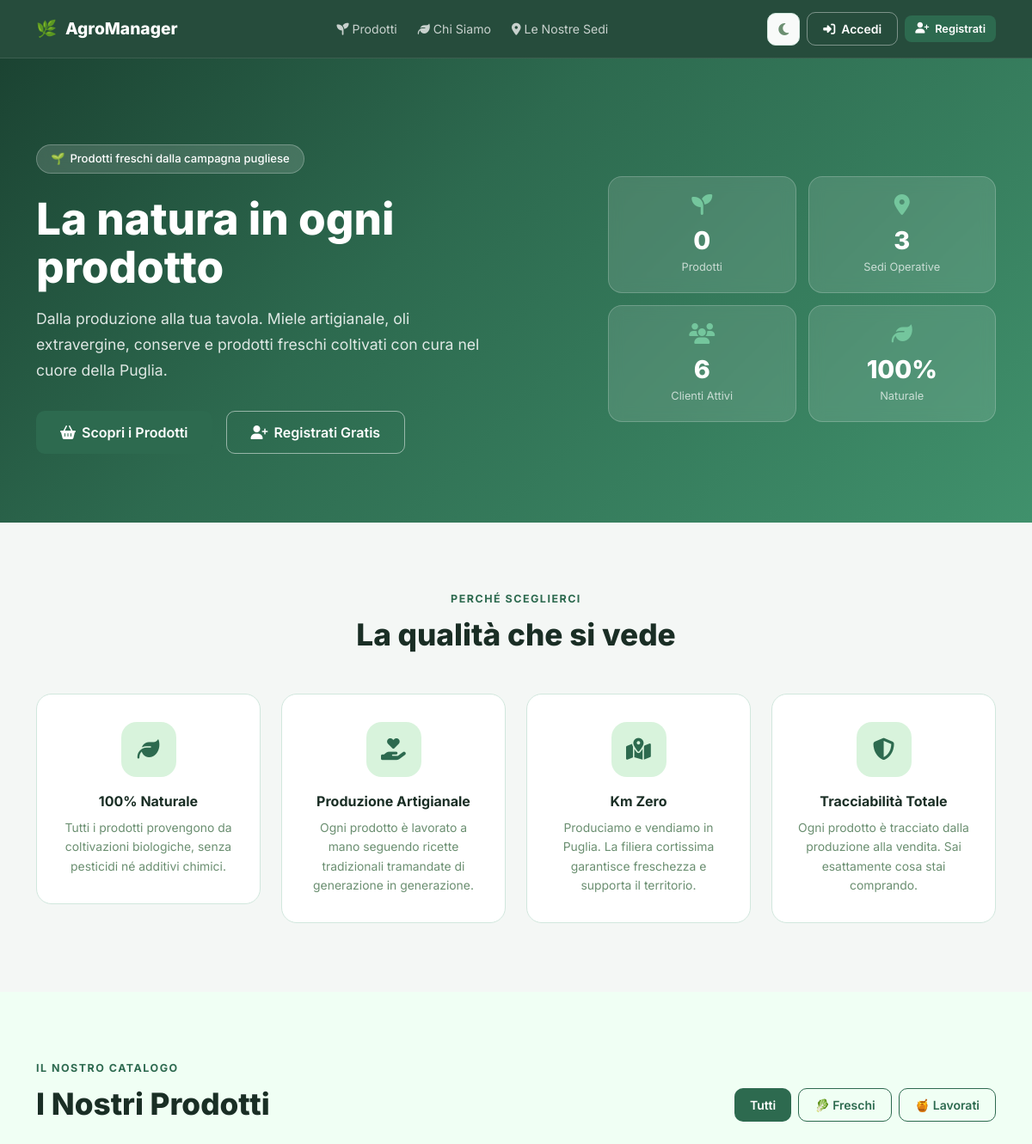
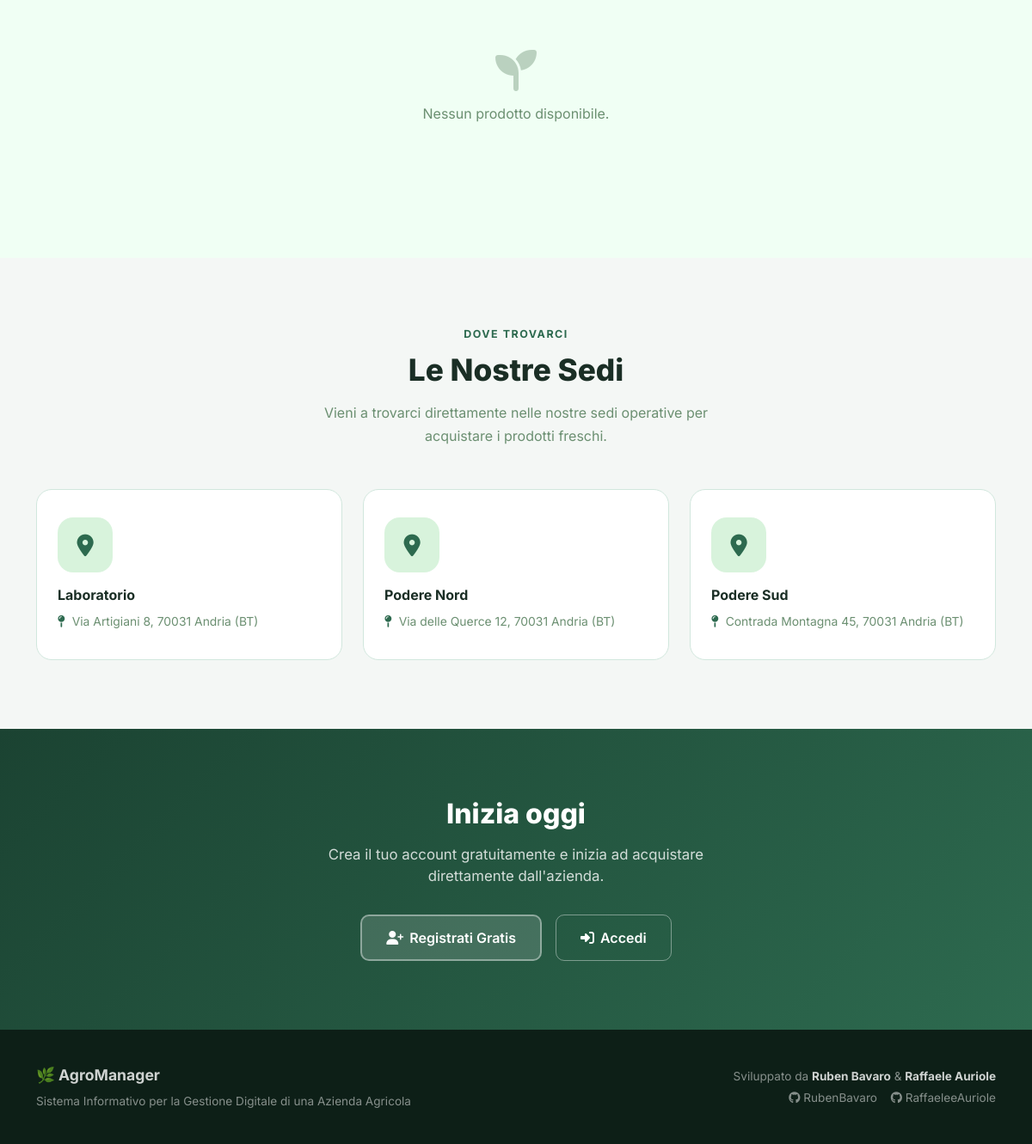
The app's page /root/src/homepage.php with its own data (2 pictures, top to bottom).
### tables this page shows
CREATE TABLE SEDE (
    idSede    INT AUTO_INCREMENT PRIMARY KEY,
    nomeSede  VARCHAR(100) NOT NULL,
    indirizzo TEXT
);

### root/src/config/db.php (called while the page is built, shortened)
<?php
function h(mixed $v): string {
    return htmlspecialchars((string)($v ?? ''), ENT_QUOTES, 'UTF-8');
}

### root/src/homepage.php (the view, shortened to what this page needs)
<?php
require_once 'config/db.php';
$isLogged = isset($_SESSION['user']);
$userRuolo = $_SESSION['user']['ruolo'] ?? '';
$isAdmin   = in_array($userRuolo, ['superadmin','sede_admin']);
$isCliente = $userRuolo === 'cliente';
$prodotti = $pdo->query("
    SELECT p.*, c.nomeCategoria
    FROM PRODOTTO p
    LEFT JOIN CATEGORIA c ON p.idCategoria = c.idCategoria
    ORDER BY p.tipoProdotto DESC, p.nome
")->fetchAll();
$stats = [
    'prodotti' => $pdo->query("SELECT COUNT(*) FROM PRODOTTO")->fetchColumn(),
    'sedi'     => $pdo->query("SELECT COUNT(*) FROM SEDE")->fetchColumn(),
    'clienti'  => $pdo->query("SELECT COUNT(*) FROM CLIENTE")->fetchColumn(),
];
?>
<!DOCTYPE html>
<html lang="it" data-theme="light">
<head>
  <link href="https://cdn.jsdelivr.net/npm/bootstrap@5.3.3/dist/css/bootstrap.min.css" rel="stylesheet">
  <link href="https://cdnjs.cloudflare.com/ajax/libs/font-awesome/6.5.0/css/all.min.css" rel="stylesheet">
  <link href="assets/css/style.css" rel="stylesheet">
</head>
<body>
<nav class="pub-nav">
  <div class="container">
    <div class="d-flex align-items-center justify-content-between flex-wrap gap-2">
      <a href="homepage.php" class="pub-nav-brand text-decoration-none">
        <span>🌿</span> AgroManager
      </a>
      <div class="d-none d-md-flex align-items-center gap-4" style="font-size:.88rem">
        <a href="#prodotti" style="color:rgba(255,255,255,.75);transition:color .2s" onmouseover="this.style.color='#fff'" onmouseout="this.style.color='rgba(255,255,255,.75)'">
          <i class="fa-solid fa-seedling me-1"></i>Prodotti
        </a>
        <a href="#chi-siamo" style="color:rgba(255,255,255,.75);transition:color .2s" onmouseover="this.style.color='#fff'" onmouseout="this.style.color='rgba(255,255,255,.75)'">
          <i class="fa-solid fa-leaf me-1"></i>Chi Siamo
        </a>
        <a href="#sedi" style="color:rgba(255,255,255,.75);transition:color .2s" onmouseover="this.style.color='#fff'" onmouseout="this.style.color='rgba(255,255,255,.75)'">
          <i class="fa-solid fa-location-dot me-1"></i>Le Nostre Sedi
        </a>
      </div>
      <div class="pub-nav-actions">
        <button class="theme-toggle" id="themeToggle" title="Cambia tema">
          <i class="fa-solid fa-moon" id="themeIcon"></i>
        </button>
        <?php if ($isAdmin): ?>
          <a href="dashboard.php" class="btn-ag btn-ag-sm">
            <i class="fa-solid fa-gauge-high"></i> Dashboard
          </a>
        <?php else: ?>
          <a href="login.php" class="btn-ag-outline btn-ag-sm" style="color:#fff;border-color:rgba(255,255,255,.4)">
            <i class="fa-solid fa-right-to-bracket"></i> Accedi
          </a>
          <a href="register.php" class="btn-ag btn-ag-sm">
            <i class="fa-solid fa-user-plus"></i> Registrati
          </a>
        <?php endif; ?>
      </div>
    </div>
  </div>
</nav>
<section class="hero">
  <div class="container hero-content">
    <div class="row align-items-center g-4">
      <div class="col-lg-7">
        <div class="hero-badge">
          <span>🌱</span> Prodotti freschi dalla campagna pugliese
        </div>
        <h1>La natura in ogni<br>prodotto</h1>
        <p>Dalla produzione alla tua tavola. Miele artigianale, oli extravergine, conserve e prodotti freschi coltivati con cura nel cuore della Puglia.</p>
        <div class="d-flex flex-wrap gap-3">
          <a href="#prodotti" class="btn-ag" style="font-size:1rem;padding:13px 28px">
            <i class="fa-solid fa-basket-shopping"></i> Scopri i Prodotti
          </a>
          <?php if (!$isLogged): ?>
          <a href="register.php" class="btn-ag-outline" style="font-size:1rem;padding:12px 28px;color:#fff;border-color:rgba(255,255,255,.5)">
            <i class="fa-solid fa-user-plus"></i> Registrati Gratis
          </a>
          <?php elseif ($isCliente): ?>
          <a href="carrello.php" class="btn-ag-outline" style="font-size:1rem;padding:12px 28px;color:#fff;border-color:rgba(255,255,255,.5)">
            <i class="fa-solid fa-basket-shopping"></i> Vai al Carrello
          </a>
          <?php endif; ?>
        </div>
      </div>
      <div class="col-lg-5 d-none d-lg-block">
        <div class="d-grid" style="grid-template-columns:1fr 1fr;gap:14px">
          <?php foreach ([
            ['value'=>$stats['prodotti'],'label'=>'Prodotti','icon'=>'fa-seedling'],
            ['value'=>$stats['sedi'],    'label'=>'Sedi Operative','icon'=>'fa-location-dot'],
            ['value'=>$stats['clienti'], 'label'=>'Clienti Attivi','icon'=>'fa-users'],
            ['value'=>'100%',            'label'=>'Naturale','icon'=>'fa-leaf'],
          ] as $hs): ?>
          <div style="background:rgba(255,255,255,.12);backdrop-filter:blur(8px);border:1px solid rgba(255,255,255,.2);border-radius:16px;padding:20px;text-align:center">
            <i class="fa-solid <?= $hs['icon'] ?>" style="font-size:1.5rem;color:var(--ag-light);margin-bottom:8px;display:block"></i>
            <div style="font-size:1.8rem;font-weight:800;color:#fff"><?= $hs['value'] ?></div>
            <div style="font-size:.8rem;color:rgba(255,255,255,.7)"><?= $hs['label'] ?></div>
          </div>
          <?php endforeach; ?>
        </div>
      </div>
    </div>
  </div>
</section>
<section class="pub-section" id="chi-siamo">
  <div class="container">
    <div class="text-center mb-5">
      <div class="section-label">Perché sceglierci</div>
      <h2 class="section-title">La qualità che si vede</h2>
    </div>
    <div class="row g-4">
      <?php foreach ([
        ['fa-leaf',              '100% Naturale',        'Tutti i prodotti provengono da coltivazioni biologiche, senza pesticidi né additivi chimici.'],
        ['fa-hand-holding-heart','Produzione Artigianale','Ogni prodotto è lavorato a mano seguendo ricette tradizionali tramandate di generazione in generazione.'],
        ['fa-map-location-dot', 'Km Zero',               'Produciamo e vendiamo in Puglia. La filiera cortissima garantisce freschezza e supporta il territorio.'],
        ['fa-shield-halved',    'Tracciabilità Totale',  'Ogni prodotto è tracciato dalla produzione alla vendita. Sai esattamente cosa stai comprando.'],
      ] as $f): ?>
      <div class="col-md-6 col-lg-3">
        <div class="feature-card">
          <div class="feature-icon"><i class="fa-solid <?= $f[0] ?>"></i></div>
          <div class="feature-title"><?= $f[1] ?></div>
          <div class="feature-text"><?= $f[2] ?></div>
        </div>
      </div>
      <?php endforeach; ?>
    </div>
  </div>
</section>
<section class="pub-section pub-section-alt" id="prodotti">
  <div class="container">
    <div class="d-flex align-items-end justify-content-between mb-5 flex-wrap gap-3">
      <div>
        <div class="section-label">Il nostro catalogo</div>
        <h2 class="section-title mb-0">I Nostri Prodotti</h2>
      </div>
      <div class="d-flex gap-2 flex-wrap" id="filterTabs">
        <button class="btn-ag" data-filter="all">Tutti</button>
        <button class="btn-ag-outline" data-filter="fresco">🥬 Freschi</button>
        <button class="btn-ag-outline" data-filter="lavorato">🍯 Lavorati</button>
      </div>
    </div>
    <?php if (empty($prodotti)): ?>
    <div class="empty-state"><i class="fa-solid fa-seedling"></i><p>Nessun prodotto disponibile.</p></div>
    <?php endif; ?>
  </div>
</section>
<?php
$sediPub = $pdo->query("SELECT idSede, nomeSede, indirizzo FROM SEDE ORDER BY nomeSede")->fetchAll();
?>
<section class="pub-section" id="sedi">
  <div class="container">
    <div class="text-center mb-5">
      <div class="section-label">Dove trovarci</div>
      <h2 class="section-title">Le Nostre Sedi</h2>
      <p class="section-sub mx-auto">Vieni a trovarci direttamente nelle nostre sedi operative per acquistare i prodotti freschi.</p>
    </div>
    <div class="row g-4 justify-content-center">
      <?php foreach ($sediPub as $s): ?>
      <div class="col-md-6 col-lg-4">
        <div class="feature-card" style="text-align:left;height:100%">
          <div class="feature-icon" style="margin:0 0 14px"><i class="fa-solid fa-location-dot"></i></div>
          <div class="feature-title"><?= h($s['nomeSede']) ?></div>
          <div class="feature-text">
            <i class="fa-solid fa-map-pin me-1" style="color:var(--ag-primary)"></i>
            <?= h($s['indirizzo'] ?? 'Indirizzo non disponibile') ?>
          </div>
        </div>
      </div>
      <?php endforeach; ?>
    </div>
  </div>
</section>
<?php if (!$isLogged): ?>
<section class="pub-section" style="background:linear-gradient(135deg,#1B4332,#2D6A4F)">
  <div class="container text-center" style="color:#fff">
    <h2 style="font-size:2rem;font-weight:800;margin-bottom:16px">Inizia oggi</h2>
    <p style="font-size:1.05rem;opacity:.8;max-width:480px;margin:0 auto 32px">
      Crea il tuo account gratuitamente e inizia ad acquistare direttamente dall'azienda.
    </p>
    <div class="d-flex justify-content-center gap-3 flex-wrap">
      <a href="register.php" class="btn-ag" style="background:rgba(255,255,255,.15);border:2px solid rgba(255,255,255,.4);font-size:1rem;padding:13px 28px">
        <i class="fa-solid fa-user-plus"></i> Registrati Gratis
      </a>
      <a href="login.php" class="btn-ag-outline" style="color:#fff;border-color:rgba(255,255,255,.4);font-size:1rem;padding:13px 28px">
        <i class="fa-solid fa-right-to-bracket"></i> Accedi
      </a>
    </div>
  </div>
</section>
<?php endif; ?>
<footer class="pub-footer">
  <div class="container">
    <div class="row align-items-center">
      <div class="col-md-6 mb-3 mb-md-0">
        <div style="font-size:1.1rem;font-weight:700;color:rgba(255,255,255,.8);margin-bottom:6px">🌿 AgroManager</div>
        <div>Sistema Informativo per la Gestione Digitale di una Azienda Agricola</div>
      </div>
      <div class="col-md-6 text-md-end">
        <div>Sviluppato da <strong>Ruben Bavaro</strong> & <strong>Raffaele Auriole</strong></div>
        <div class="mt-1">
          <a href="https://github.com/RubenBavaro" target="_blank" style="color:rgba(255,255,255,.5);margin-right:12px">
            <i class="fa-brands fa-github"></i> RubenBavaro
          </a>
          <a href="https://github.com/RaffaeleeAuriole" target="_blank" style="color:rgba(255,255,255,.5)">
            <i class="fa-brands fa-github"></i> RaffaeleeAuriole
          </a>
        </div>
      </div>
    </div>
  </div>
</footer>
</body>
</html>

### root/src/assets/css/style.css (style rules this page uses)
:root { --ag-dark: #1B4332; --ag-primary: #2D6A4F; --ag-medium: #40916C; --ag-light: #74C69D; --ag-pale: #D8F3DC; --ag-very-pale: #F0FFF4; --ag-bg: #F4F7F5; --ag-surface: #FFFFFF; --ag-surface2: #F8FAF9; --ag-text: #1A2E25; --ag-text-muted: #6B8F71; --ag-border: #D1E7DD; --ag-shadow: 0 2px 12px rgba(27,67,50,.10); --ag-shadow-lg: 0 8px 30px rgba(27,67,50,.15); --ag-sidebar-bg: linear-gradient(180deg,#1B4332 0%,#152d23 100%); --ag-nav-active: #2D6A4F; --ag-input-bg: #FFFFFF; --ag-warning-text:#b45309; --sidebar-w: 260px; }
*, *::before, *::after { box-sizing: border-box; margin: 0; padding: 0; }
html { transition: background-color .3s, color .3s; }
body { font-family: 'Inter', system-ui, sans-serif; background: var(--ag-bg); color: var(--ag-text); min-height: 100vh; transition: background-color .3s, color .3s; }
a { color: var(--ag-primary); text-decoration: none; }
.theme-toggle { width: 38px; height: 38px; border-radius: 10px; border: 1.5px solid var(--ag-border); background: var(--ag-surface2); color: var(--ag-text-muted); display: flex; align-items: center; justify-content: center; cursor: pointer; transition: all .2s; font-size: 1rem; }
.btn-ag { background: var(--ag-primary); color: #fff; border: none; border-radius: 10px; padding: 9px 18px; font-weight: 600; font-size: .875rem; transition: all .2s; display: inline-flex; align-items: center; gap: 7px; cursor: pointer; }
.btn-ag-sm { padding: 6px 12px; font-size: .8rem; border-radius: 8px; }
.btn-ag-outline { background: transparent; border: 1.5px solid var(--ag-primary); color: var(--ag-primary); border-radius: 10px; padding: 8px 18px; font-weight: 600; font-size: .875rem; transition: all .2s; display: inline-flex; align-items: center; gap: 7px; cursor: pointer; }
.empty-state { text-align: center; padding: 60px 20px; color: var(--ag-text-muted); }
.empty-state i { font-size: 3rem; margin-bottom: 14px; opacity: .4; display: block; }
.hero { background: linear-gradient(135deg, #1B4332 0%, #2D6A4F 40%, #40916C 100%); color: #fff; padding: 100px 0 80px; position: relative; overflow: hidden; }
.hero::before { content: ''; position: absolute; inset: 0; background: url('https://images.unsplash.com/photo-1500937386664-56d1dfef3854?w=1600&auto=format&q=40') center/cover; opacity: .12; }
.hero-content { position: relative; z-index: 1; }
.hero-badge { display: inline-flex; align-items: center; gap: 6px; background: rgba(255,255,255,.15); border: 1px solid rgba(255,255,255,.25); border-radius: 99px; padding: 6px 16px; font-size: .82rem; font-weight: 500; margin-bottom: 24px; backdrop-filter: blur(8px); }
.hero h1 { font-size: clamp(2rem, 5vw, 3.2rem); font-weight: 800; line-height: 1.1; margin-bottom: 18px; }
.hero p { font-size: 1.1rem; opacity: .85; max-width: 520px; line-height: 1.7; margin-bottom: 32px; }
.pub-nav { background: rgba(27,67,50,.95); backdrop-filter: blur(12px); border-bottom: 1px solid rgba(255,255,255,.1); padding: 14px 0; position: sticky; top: 0; z-index: 200; transition: background .3s; }
.pub-nav-brand { font-size: 1.2rem; font-weight: 800; color: #fff; display: flex; align-items: center; gap: 10px; }
.pub-nav-actions { display: flex; align-items: center; gap: 8px; }
.pub-section { padding: 80px 0; }
.pub-section-alt { background: var(--ag-very-pale); transition: background .3s; }
.section-label { font-size: .78rem; font-weight: 700; letter-spacing: 1.5px; color: var(--ag-primary); text-transform: uppercase; margin-bottom: 10px; }
.section-title { font-size: clamp(1.5rem, 3vw, 2.2rem); font-weight: 800; color: var(--ag-text); margin-bottom: 16px; }
.section-sub { font-size: 1rem; color: var(--ag-text-muted); max-width: 480px; line-height: 1.7; }
.feature-card { text-align: center; padding: 32px 24px; background: var(--ag-surface); border: 1px solid var(--ag-border); border-radius: 18px; transition: transform .2s, background .3s; }
.feature-icon { width: 64px; height: 64px; border-radius: 18px; background: var(--ag-pale); display: flex; align-items: center; justify-content: center; font-size: 1.6rem; margin: 0 auto 16px; color: var(--ag-primary); }
.feature-title { font-size: 1rem; font-weight: 700; color: var(--ag-text); margin-bottom: 8px; }
.feature-text { font-size: .87rem; color: var(--ag-text-muted); line-height: 1.6; }
.pub-footer { background: #0D1F17; color: rgba(255,255,255,.5); padding: 40px 0; font-size: .85rem; }
.pub-footer strong { color: rgba(255,255,255,.8); }

### records on screen
sede: nomeSede "Laboratorio", indirizzo "Via Artigiani 8, 70031 Andria (BT)"
sede: nomeSede "Podere Nord", indirizzo "Via delle Querce 12, 70031 Andria (BT)"
sede: nomeSede "Podere Sud", indirizzo "Contrada Montagna 45, 70031 Andria (BT)"

### other values on screen
$hs['value'] "0"
$hs['label'] "Prodotti"
$hs['value'] "3"
$hs['label'] "Sedi Operative"
$hs['value'] "6"
$hs['label'] "Clienti Attivi"
$hs['value'] "100%"
$hs['label'] "Naturale"
$f[1] "100% Naturale"
$f[2] "Tutti i prodotti provengono da coltivazioni biologiche, senza pesticidi né additivi chimici."
$f[1] "Produzione Artigianale"
$f[2] "Ogni prodotto è lavorato a mano seguendo ricette tradizionali tramandate di generazione in generazione."
$f[1] "Km Zero"
$f[2] "Produciamo e vendiamo in Puglia. La filiera cortissima garantisce freschezza e supporta il territorio."
$f[1] "Tracciabilità Totale"
